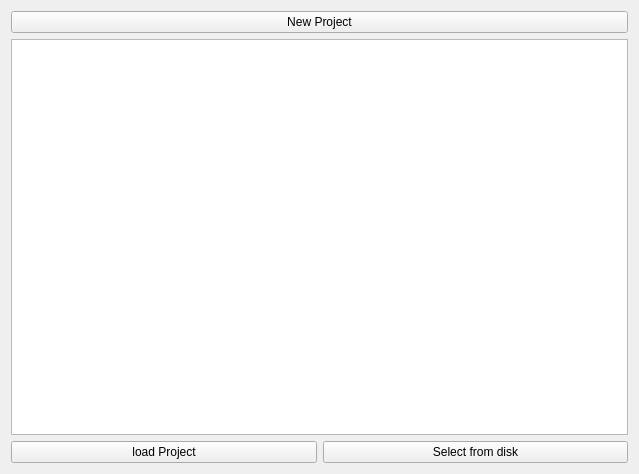
<?xml version="1.0" encoding="UTF-8"?>
<ui version="4.0">
 <class>SelectProject</class>
 <widget class="QWidget" name="SelectProject">
  <property name="geometry">
   <rect>
    <x>0</x>
    <y>0</y>
    <width>639</width>
    <height>474</height>
   </rect>
  </property>
  <property name="windowTitle">
   <string>Project Creator</string>
  </property>
  <layout class="QHBoxLayout" name="horizontalLayout">
   <item>
    <layout class="QVBoxLayout" name="verticalLayout">
     <item>
      <widget class="QPushButton" name="newProjectButton">
       <property name="text">
        <string>New Project</string>
       </property>
      </widget>
     </item>
     <item>
      <widget class="QListWidget" name="projectsList"/>
     </item>
     <item>
      <layout class="QHBoxLayout" name="horizontalLayout_2">
       <item>
        <widget class="QPushButton" name="loadProjectButton">
         <property name="text">
          <string>load Project</string>
         </property>
        </widget>
       </item>
       <item>
        <widget class="QPushButton" name="selectFromDiskButton">
         <property name="text">
          <string>Select from disk</string>
         </property>
        </widget>
       </item>
      </layout>
     </item>
    </layout>
   </item>
  </layout>
 </widget>
 <resources/>
 <connections/>
</ui>
